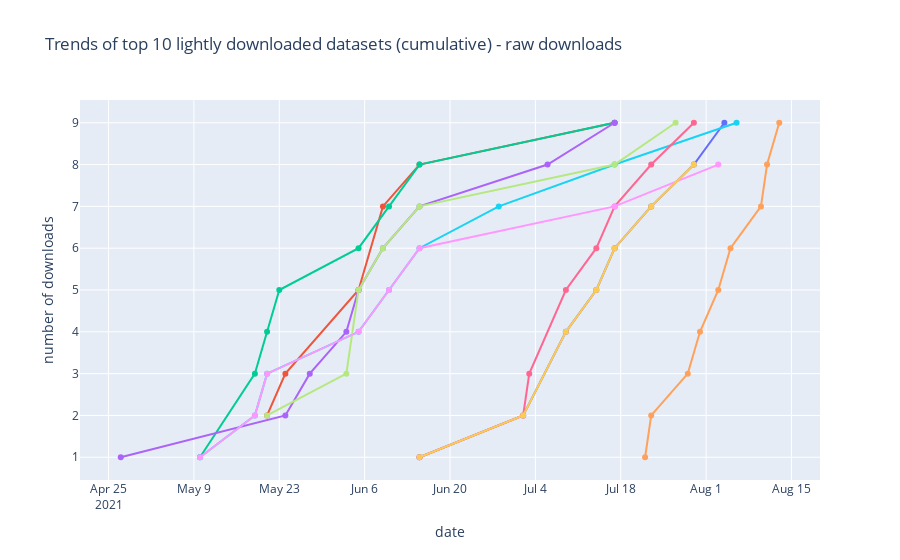

The cell this chart's notebook holds for it:
### Markdown cell above
##### Lightly downloaded

### Code cell
top10_raw = top_ds_raw[top_ds_raw['raw downloads'] <10][0:10]
active_raw_ids = top10_raw['dataset_id'].tolist()
active_raw_names = top10_raw['dataset_name'].tolist()

dataset_download_trends(active_raw_ids, active_raw_names, 'Trends of top 10 lightly downloaded datasets (cumulative) - raw downloads')

### Figure 1 — Plotly figure (JSON) as saved in the notebook; plotly's stock layout.template omitted (floating-point values rounded to 4 significant figures)
{"data": [{"hovertemplate": "<i>Date</i>: %{x}<br>Downloads</i>: %{y}<br><br>%{text}</i>", "mode": "lines+markers", "text": ["COVID-19 Immune Altas: Integration of 5 public COVID-19 PBMC single-cell datasets", "COVID-19 Immune Altas: Integration of 5 public COVID-19 PBMC single-cell datasets", "COVID-19 Immune Altas: Integration of 5 public COVID-19 PBMC single-cell datasets", "COVID-19 Immune Altas: Integration of 5 public COVID-19 PBMC single-cell datasets", "COVID-19 Immune Altas: Integration of 5 public COVID-19 PBMC single-cell datasets", "COVID-19 Immune Altas: Integration of 5 public COVID-19 PBMC single-cell datasets", "COVID-19 Immune Altas: Integration of 5 public COVID-19 PBMC single-cell datasets", "COVID-19 Immune Altas: Integration of 5 public COVID-19 PBMC single-cell datasets"], "type": "scatter", "x": ["2021-06-15", "2021-07-02", "2021-07-09", "2021-07-14", "2021-07-17", "2021-07-23", "2021-07-30", "2021-08-04"], "y": [1, 2, 4, 5, 6, 7, 8, 9]}, {"hovertemplate": "<i>Date</i>: %{x}<br>Downloads</i>: %{y}<br><br>%{text}</i>", "mode": "lines+markers", "text": ["An integrated transcriptomic and epigenomic atlas of mouse primary motor cortex cell types", "An integrated transcriptomic and epigenomic atlas of mouse primary motor cortex cell types", "An integrated transcriptomic and epigenomic atlas of mouse primary motor cortex cell types", "An integrated transcriptomic and epigenomic atlas of mouse primary motor cortex cell types", "An integrated transcriptomic and epigenomic atlas of mouse primary motor cortex cell types", "An integrated transcriptomic and epigenomic atlas of mouse primary motor cortex cell types"], "type": "scatter", "x": ["2021-05-21", "2021-05-24", "2021-06-05", "2021-06-09", "2021-06-15", "2021-07-17"], "y": [2, 3, 5, 7, 8, 9]}, {"hovertemplate": "<i>Date</i>: %{x}<br>Downloads</i>: %{y}<br><br>%{text}</i>", "mode": "lines+markers", "text": ["Limb muscle — A single-cell transcriptomic atlas characterizes ageing tissues in the mouse", "Limb muscle — A single-cell transcriptomic atlas characterizes ageing tissues in the mouse", "Limb muscle — A single-cell transcriptomic atlas characterizes ageing tissues in the mouse", "Limb muscle — A single-cell transcriptomic atlas characterizes ageing tissues in the mouse", "Limb muscle — A single-cell transcriptomic atlas characterizes ageing tissues in the mouse", "Limb muscle — A single-cell transcriptomic atlas characterizes ageing tissues in the mouse", "Limb muscle — A single-cell transcriptomic atlas characterizes ageing tissues in the mouse", "Limb muscle — A single-cell transcriptomic atlas characterizes ageing tissues in the mouse"], "type": "scatter", "x": ["2021-05-10", "2021-05-19", "2021-05-21", "2021-05-23", "2021-06-05", "2021-06-10", "2021-06-15", "2021-07-17"], "y": [1, 3, 4, 5, 6, 7, 8, 9]}, {"hovertemplate": "<i>Date</i>: %{x}<br>Downloads</i>: %{y}<br><br>%{text}</i>", "mode": "lines+markers", "text": ["Adult mouse cortical cell taxonomy revealed by single cell transcriptomics", "Adult mouse cortical cell taxonomy revealed by single cell transcriptomics", "Adult mouse cortical cell taxonomy revealed by single cell transcriptomics", "Adult mouse cortical cell taxonomy revealed by single cell transcriptomics", "Adult mouse cortical cell taxonomy revealed by single cell transcriptomics", "Adult mouse cortical cell taxonomy revealed by single cell transcriptomics", "Adult mouse cortical cell taxonomy revealed by single cell transcriptomics", "Adult mouse cortical cell taxonomy revealed by single cell transcriptomics", "Adult mouse cortical cell taxonomy revealed by single cell transcriptomics"], "type": "scatter", "x": ["2021-04-27", "2021-05-24", "2021-05-28", "2021-06-03", "2021-06-05", "2021-06-09", "2021-06-15", "2021-07-06", "2021-07-17"], "y": [1, 2, 3, 4, 5, 6, 7, 8, 9]}, {"hovertemplate": "<i>Date</i>: %{x}<br>Downloads</i>: %{y}<br><br>%{text}</i>", "mode": "lines+markers", "text": ["Olah et al (2020) Single-cell Human Microglia", "Olah et al (2020) Single-cell Human Microglia", "Olah et al (2020) Single-cell Human Microglia", "Olah et al (2020) Single-cell Human Microglia", "Olah et al (2020) Single-cell Human Microglia", "Olah et al (2020) Single-cell Human Microglia", "Olah et al (2020) Single-cell Human Microglia", "Olah et al (2020) Single-cell Human Microglia", "Olah et al (2020) Single-cell Human Microglia"], "type": "scatter", "x": ["2021-07-22", "2021-07-23", "2021-07-29", "2021-07-31", "2021-08-03", "2021-08-05", "2021-08-10", "2021-08-11", "2021-08-13"], "y": [1, 2, 3, 4, 5, 6, 7, 8, 9]}, {"hovertemplate": "<i>Date</i>: %{x}<br>Downloads</i>: %{y}<br><br>%{text}</i>", "mode": "lines+markers", "text": ["Heart — A single-cell transcriptomic atlas characterizes ageing tissues in the mouse", "Heart — A single-cell transcriptomic atlas characterizes ageing tissues in the mouse", "Heart — A single-cell transcriptomic atlas characterizes ageing tissues in the mouse", "Heart — A single-cell transcriptomic atlas characterizes ageing tissues in the mouse", "Heart — A single-cell transcriptomic atlas characterizes ageing tissues in the mouse", "Heart — A single-cell transcriptomic atlas characterizes ageing tissues in the mouse", "Heart — A single-cell transcriptomic atlas characterizes ageing tissues in the mouse", "Heart — A single-cell transcriptomic atlas characterizes ageing tissues in the mouse", "Heart — A single-cell transcriptomic atlas characterizes ageing tissues in the mouse"], "type": "scatter", "x": ["2021-05-10", "2021-05-19", "2021-05-21", "2021-06-05", "2021-06-10", "2021-06-15", "2021-06-28", "2021-07-17", "2021-08-06"], "y": [1, 2, 3, 4, 5, 6, 7, 8, 9]}, {"hovertemplate": "<i>Date</i>: %{x}<br>Downloads</i>: %{y}<br><br>%{text}</i>", "mode": "lines+markers", "text": ["Platelet sub_clusters of COVID-19 Immune Altas: Integration of 5 public COVID-19 PBMC single-cell datasets", "Platelet sub_clusters of COVID-19 Immune Altas: Integration of 5 public COVID-19 PBMC single-cell datasets", "Platelet sub_clusters of COVID-19 Immune Altas: Integration of 5 public COVID-19 PBMC single-cell datasets", "Platelet sub_clusters of COVID-19 Immune Altas: Integration of 5 public COVID-19 PBMC single-cell datasets", "Platelet sub_clusters of COVID-19 Immune Altas: Integration of 5 public COVID-19 PBMC single-cell datasets", "Platelet sub_clusters of COVID-19 Immune Altas: Integration of 5 public COVID-19 PBMC single-cell datasets", "Platelet sub_clusters of COVID-19 Immune Altas: Integration of 5 public COVID-19 PBMC single-cell datasets", "Platelet sub_clusters of COVID-19 Immune Altas: Integration of 5 public COVID-19 PBMC single-cell datasets"], "type": "scatter", "x": ["2021-06-15", "2021-07-02", "2021-07-03", "2021-07-09", "2021-07-14", "2021-07-17", "2021-07-23", "2021-07-30"], "y": [1, 2, 3, 5, 6, 7, 8, 9]}, {"hovertemplate": "<i>Date</i>: %{x}<br>Downloads</i>: %{y}<br><br>%{text}</i>", "mode": "lines+markers", "text": ["An integrated transcriptomic and epigenomic atlas of mouse primary motor cortex cell types: SMARTer_nuclei_MOp", "An integrated transcriptomic and epigenomic atlas of mouse primary motor cortex cell types: SMARTer_nuclei_MOp", "An integrated transcriptomic and epigenomic atlas of mouse primary motor cortex cell types: SMARTer_nuclei_MOp", "An integrated transcriptomic and epigenomic atlas of mouse primary motor cortex cell types: SMARTer_nuclei_MOp", "An integrated transcriptomic and epigenomic atlas of mouse primary motor cortex cell types: SMARTer_nuclei_MOp", "An integrated transcriptomic and epigenomic atlas of mouse primary motor cortex cell types: SMARTer_nuclei_MOp", "An integrated transcriptomic and epigenomic atlas of mouse primary motor cortex cell types: SMARTer_nuclei_MOp"], "type": "scatter", "x": ["2021-05-21", "2021-06-03", "2021-06-05", "2021-06-09", "2021-06-15", "2021-07-17", "2021-07-27"], "y": [2, 3, 5, 6, 7, 8, 9]}, {"hovertemplate": "<i>Date</i>: %{x}<br>Downloads</i>: %{y}<br><br>%{text}</i>", "mode": "lines+markers", "text": ["Heart — A single-cell transcriptomic atlas characterizes ageing tissues in the mouse", "Heart — A single-cell transcriptomic atlas characterizes ageing tissues in the mouse", "Heart — A single-cell transcriptomic atlas characterizes ageing tissues in the mouse", "Heart — A single-cell transcriptomic atlas characterizes ageing tissues in the mouse", "Heart — A single-cell transcriptomic atlas characterizes ageing tissues in the mouse", "Heart — A single-cell transcriptomic atlas characterizes ageing tissues in the mouse", "Heart — A single-cell transcriptomic atlas characterizes ageing tissues in the mouse", "Heart — A single-cell transcriptomic atlas characterizes ageing tissues in the mouse"], "type": "scatter", "x": ["2021-05-10", "2021-05-19", "2021-05-21", "2021-06-05", "2021-06-10", "2021-06-15", "2021-07-17", "2021-08-03"], "y": [1, 2, 3, 4, 5, 6, 7, 8]}, {"hovertemplate": "<i>Date</i>: %{x}<br>Downloads</i>: %{y}<br><br>%{text}</i>", "mode": "lines+markers", "text": ["B Cell/Plasmablast Sub_clusters of COVID-19 Immune Altas: Integration of 5 public COVID-19 PBMC single-cell datasets", "B Cell/Plasmablast Sub_clusters of COVID-19 Immune Altas: Integration of 5 public COVID-19 PBMC single-cell datasets", "B Cell/Plasmablast Sub_clusters of COVID-19 Immune Altas: Integration of 5 public COVID-19 PBMC single-cell datasets", "B Cell/Plasmablast Sub_clusters of COVID-19 Immune Altas: Integration of 5 public COVID-19 PBMC single-cell datasets", "B Cell/Plasmablast Sub_clusters of COVID-19 Immune Altas: Integration of 5 public COVID-19 PBMC single-cell datasets", "B Cell/Plasmablast Sub_clusters of COVID-19 Immune Altas: Integration of 5 public COVID-19 PBMC single-cell datasets", "B Cell/Plasmablast Sub_clusters of COVID-19 Immune Altas: Integration of 5 public COVID-19 PBMC single-cell datasets"], "type": "scatter", "x": ["2021-06-15", "2021-07-02", "2021-07-09", "2021-07-14", "2021-07-17", "2021-07-23", "2021-07-30"], "y": [1, 2, 4, 5, 6, 7, 8]}], "layout": {"showlegend": false, "title": {"text": "Trends of top 10 lightly downloaded datasets (cumulative) - raw downloads"}, "xaxis": {"title": {"text": "date"}}, "yaxis": {"title": {"text": "number of downloads"}}}}
